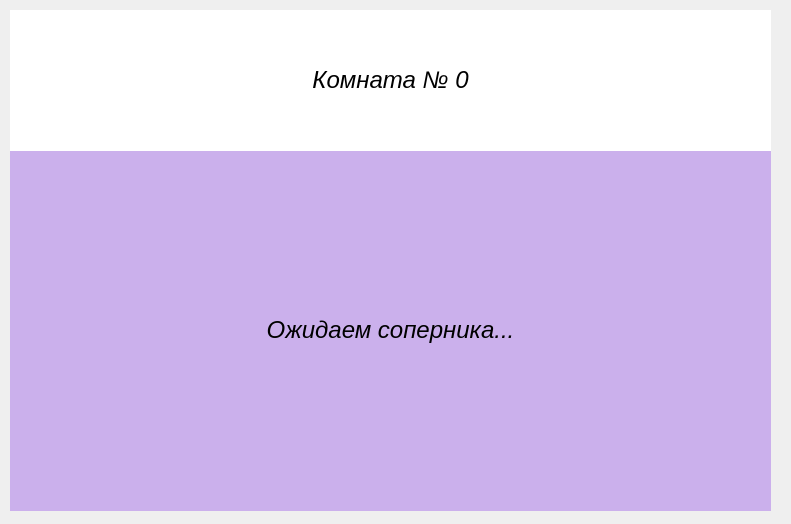
<?xml version="1.0" encoding="UTF-8"?>
<ui version="4.0">
 <class>WordsForm</class>
 <widget class="QWidget" name="WordsForm">
  <property name="geometry">
   <rect>
    <x>0</x>
    <y>0</y>
    <width>791</width>
    <height>524</height>
   </rect>
  </property>
  <property name="windowTitle">
   <string>Form</string>
  </property>
  <widget class="QWidget" name="verticalLayoutWidget">
   <property name="geometry">
    <rect>
     <x>10</x>
     <y>10</y>
     <width>753</width>
     <height>501</height>
    </rect>
   </property>
   <layout class="QVBoxLayout" name="verticalLayout">
    <item>
     <layout class="QHBoxLayout" name="horizontalLayout">
      <item>
       <spacer name="horizontalSpacer">
        <property name="orientation">
         <enum>Qt::Horizontal</enum>
        </property>
        <property name="sizeHint" stdset="0">
         <size>
          <width>40</width>
          <height>20</height>
         </size>
        </property>
       </spacer>
      </item>
      <item>
       <widget class="QLabel" name="label">
        <property name="styleSheet">
         <string notr="true">font: 14pt &quot;Sans Serif&quot;;</string>
        </property>
        <property name="text">
         <string>Слова из слов</string>
        </property>
       </widget>
      </item>
      <item>
       <spacer name="horizontalSpacer_2">
        <property name="orientation">
         <enum>Qt::Horizontal</enum>
        </property>
        <property name="sizeHint" stdset="0">
         <size>
          <width>40</width>
          <height>20</height>
         </size>
        </property>
       </spacer>
      </item>
      <item>
       <widget class="QPushButton" name="exitButton">
        <property name="styleSheet">
         <string notr="true">background-color: rgb(230, 211, 250);
font: 14pt &quot;Sans Serif&quot;;</string>
        </property>
        <property name="text">
         <string>Назад</string>
        </property>
       </widget>
      </item>
     </layout>
    </item>
    <item>
     <spacer name="verticalSpacer_2">
      <property name="orientation">
       <enum>Qt::Vertical</enum>
      </property>
      <property name="sizeHint" stdset="0">
       <size>
        <width>20</width>
        <height>40</height>
       </size>
      </property>
     </spacer>
    </item>
    <item>
     <layout class="QHBoxLayout" name="horizontalLayout_2">
      <item>
       <widget class="QPushButton" name="createRoomButton">
        <property name="styleSheet">
         <string notr="true">background-color: rgb(230, 211, 250);
font: 14pt &quot;Sans Serif&quot;;</string>
        </property>
        <property name="text">
         <string>Создание собственной комнаты</string>
        </property>
       </widget>
      </item>
     </layout>
    </item>
    <item>
     <spacer name="verticalSpacer_3">
      <property name="orientation">
       <enum>Qt::Vertical</enum>
      </property>
      <property name="sizeHint" stdset="0">
       <size>
        <width>20</width>
        <height>40</height>
       </size>
      </property>
     </spacer>
    </item>
    <item>
     <widget class="QPushButton" name="connectRoomButton">
      <property name="styleSheet">
       <string notr="true">background-color: rgb(230, 211, 250);
font: 14pt &quot;Sans Serif&quot;;</string>
      </property>
      <property name="text">
       <string>Присоединиться к случайной комнате</string>
      </property>
     </widget>
    </item>
    <item>
     <spacer name="verticalSpacer">
      <property name="orientation">
       <enum>Qt::Vertical</enum>
      </property>
      <property name="sizeHint" stdset="0">
       <size>
        <width>20</width>
        <height>40</height>
       </size>
      </property>
     </spacer>
    </item>
    <item>
     <widget class="QLabel" name="label_2">
      <property name="layoutDirection">
       <enum>Qt::LeftToRight</enum>
      </property>
      <property name="styleSheet">
       <string notr="true">font: 14pt &quot;Sans Serif&quot;;</string>
      </property>
      <property name="text">
       <string>Активные комнаты</string>
      </property>
      <property name="textFormat">
       <enum>Qt::PlainText</enum>
      </property>
     </widget>
    </item>
    <item>
     <widget class="QListWidget" name="listWidget">
      <property name="styleSheet">
       <string notr="true">border :  2px solid rgb(132, 82, 206);
font: 14pt &quot;Sans Serif&quot;;</string>
      </property>
     </widget>
    </item>
   </layout>
  </widget>
  <widget class="QLabel" name="waitingLabel">
   <property name="geometry">
    <rect>
     <x>10</x>
     <y>150</y>
     <width>761</width>
     <height>361</height>
    </rect>
   </property>
   <property name="styleSheet">
    <string notr="true">background-color: rgb(203, 176, 236);</string>
   </property>
   <property name="text">
    <string>&lt;html&gt;&lt;head/&gt;&lt;body&gt;&lt;p align=&quot;center&quot;&gt;&lt;span style=&quot; font-size:18pt; font-style:italic;&quot;&gt;Ожидаем соперника...&lt;/span&gt;&lt;/p&gt;&lt;/body&gt;&lt;/html&gt;</string>
   </property>
  </widget>
  <widget class="QLabel" name="waitnigHeader">
   <property name="geometry">
    <rect>
     <x>10</x>
     <y>10</y>
     <width>761</width>
     <height>141</height>
    </rect>
   </property>
   <property name="styleSheet">
    <string notr="true">background-color: rgb(255, 255, 255);</string>
   </property>
   <property name="text">
    <string>&lt;html&gt;&lt;head/&gt;&lt;body&gt;&lt;p align=&quot;center&quot;&gt;&lt;span style=&quot; font-size:18pt; font-style:italic;&quot;&gt;Комната № 0&lt;/span&gt;&lt;/p&gt;&lt;/body&gt;&lt;/html&gt;</string>
   </property>
  </widget>
 </widget>
 <resources/>
 <connections/>
</ui>
